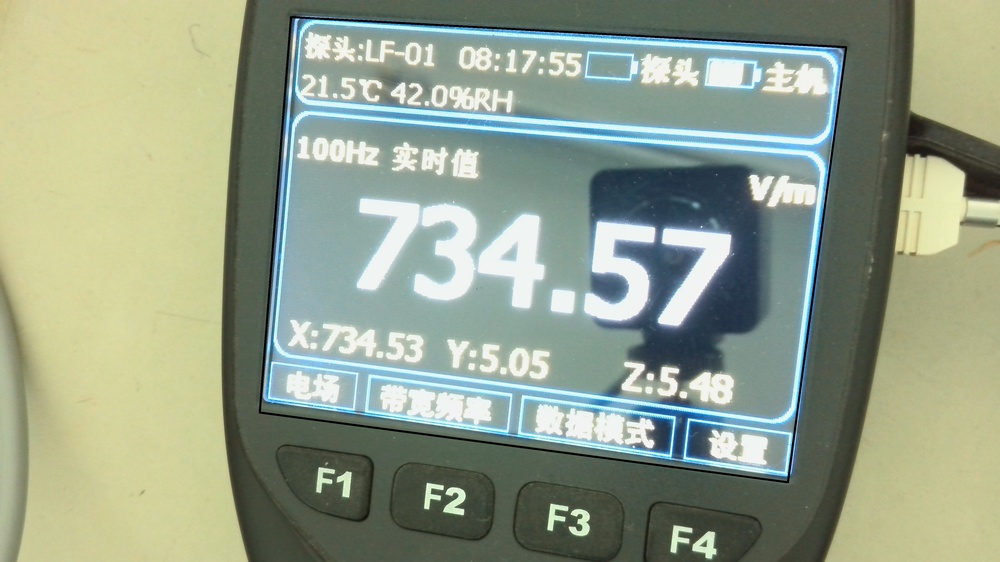
#> input picture point_01/data/6.jpg, 1000 x 562 px, shrunk from 3840 x 2160 before the run
$ python square_07.py
#> lines starting #> are read from the running program, lines starting #| are printed output that depends on the picture; after the words box and inside, x2 and y2 are one past the last pixel; in counts of white or black regions, pixels touching at a corner belong together
import cv2
import matplotlib.pyplot as plt

def extract_corners(image_path, threshold_value=10, epsilon_factor=0.04):
    # 讀取圖像
#> called with image_path = 'data/6.jpg', threshold_value = 10, epsilon_factor = 0.04
    image = cv2.imread(image_path)
#> image is the input picture: shape (562, 1000, 3); mean B, G, R 138.7, 158.9, 147.3

    # 將圖像轉換為灰度
    gray = cv2.cvtColor(image, cv2.COLOR_BGR2GRAY)
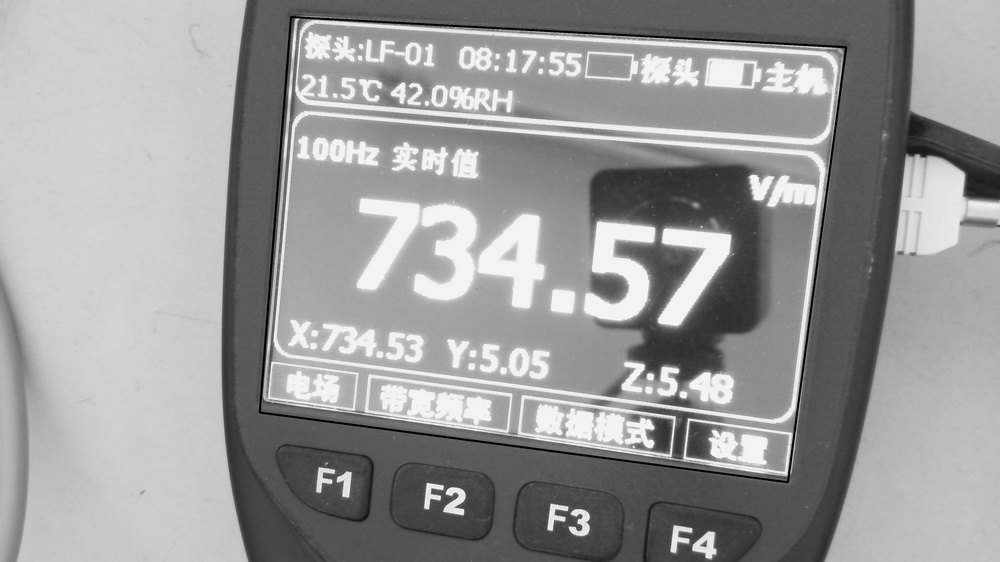
#> gray: shape (562, 1000); min 0, max 255, mean 153.1

    # 進行二值化處理
    _, binary_image = cv2.threshold(gray, threshold_value, 255, cv2.THRESH_BINARY)
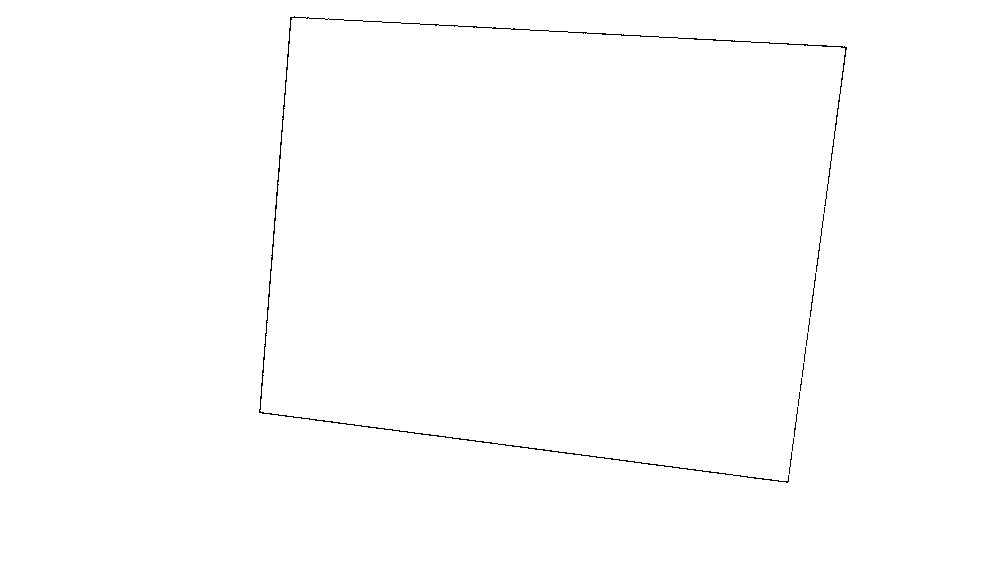
#> binary_image: shape (562, 1000); 99.6% white; black in thin lines or dots, all inside (x1, y1, x2, y2) = (259, 16, 847, 483)

    # 找到輪廓和層次結構
    contours, hierarchy = cv2.findContours(binary_image, cv2.RETR_CCOMP, cv2.CHAIN_APPROX_SIMPLE)
#> contours = 58 contours, 27 with area under 20; largest, box (x1, y1, x2, y2) and area: (0, 0, 1000, 562) 560439, (258, 15, 499, 445) 1437, (497, 443, 734, 476) 514, (750, 41, 848, 95) 307, (677, 37, 752, 43) 155

    # 提取內層輪廓的索引
    inner_contour_indices = [i for i, h in enumerate(hierarchy[0]) if h[3] != -1]
#> inner_contour_indices = 57 values from 1 to 57

    # 提取內層輪廓
    inner_contours = [contours[i] for i in inner_contour_indices]
#> inner_contours = 57 contours, 27 with area under 20; largest, box (x1, y1, x2, y2) and area: (258, 15, 499, 445) 1437, (497, 443, 734, 476) 514, (750, 41, 848, 95) 307, (677, 37, 752, 43) 155, (586, 32, 660, 38) 151

    largest_contour = max(inner_contours, key=cv2.contourArea)
#> largest_contour = contour of 284 points, box (x1, y1, x2, y2) (258, 15, 499, 445), area 1437

    # 提取角點
    corners = []
    epsilon = epsilon_factor * cv2.arcLength(largest_contour, True)
#> epsilon = 54.33
    approx = cv2.approxPolyDP(largest_contour, epsilon, True)
#> approx = [[290, 16], [260, 410], [497, 444], [258, 412]]

    # 直接返回點的座標
    points = [tuple(point[0]) for point in approx]
#> points = [(290, 16), (260, 410), (497, 444), (258, 412)]

    return points

# 調用函數取得角點座標
detected_points = extract_corners('data/6.jpg')
#> detected_points = [(290, 16), (260, 410), (497, 444), (258, 412)]
#print(detected_points)

# 顯示結果
image = cv2.imread('data/6.jpg')
for point in detected_points:
    x, y = point
    cv2.circle(image, (x, y), 15, (0, 255, 0), -1)
    print(f"({x}, {y})")
#> this loop made 4 passes
#| (290, 16)
#| (260, 410)
#| (497, 444)
#| (258, 412)
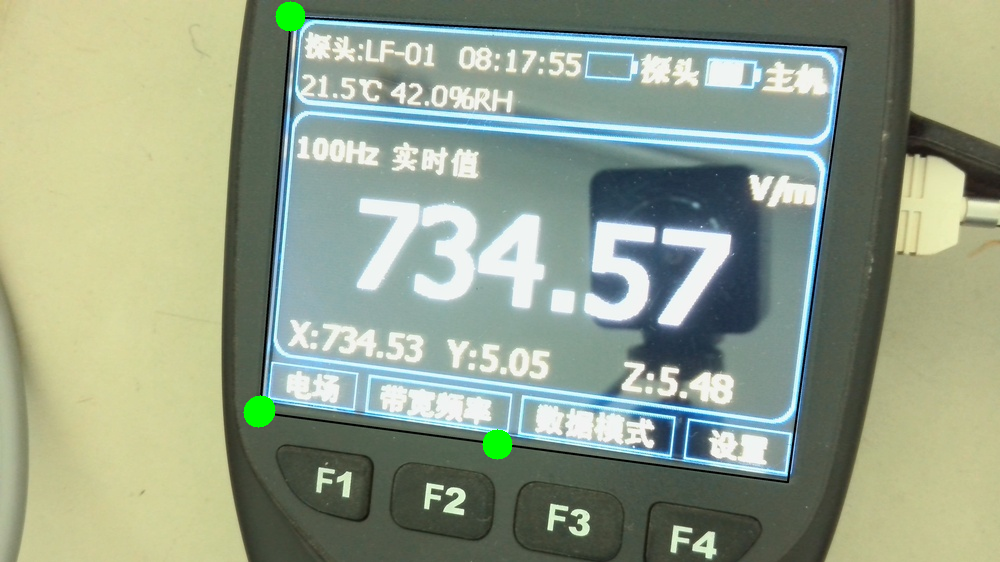
#> image: shape (562, 1000, 3); 0.39% of pixels changed, all inside (x1, y1, x2, y2) = (243, 1, 513, 460)

plt.subplot(111), plt.axis('off'), plt.imshow(cv2.cvtColor(image, cv2.COLOR_BGR2RGB)), plt.title('Image with Corners')
plt.show()
